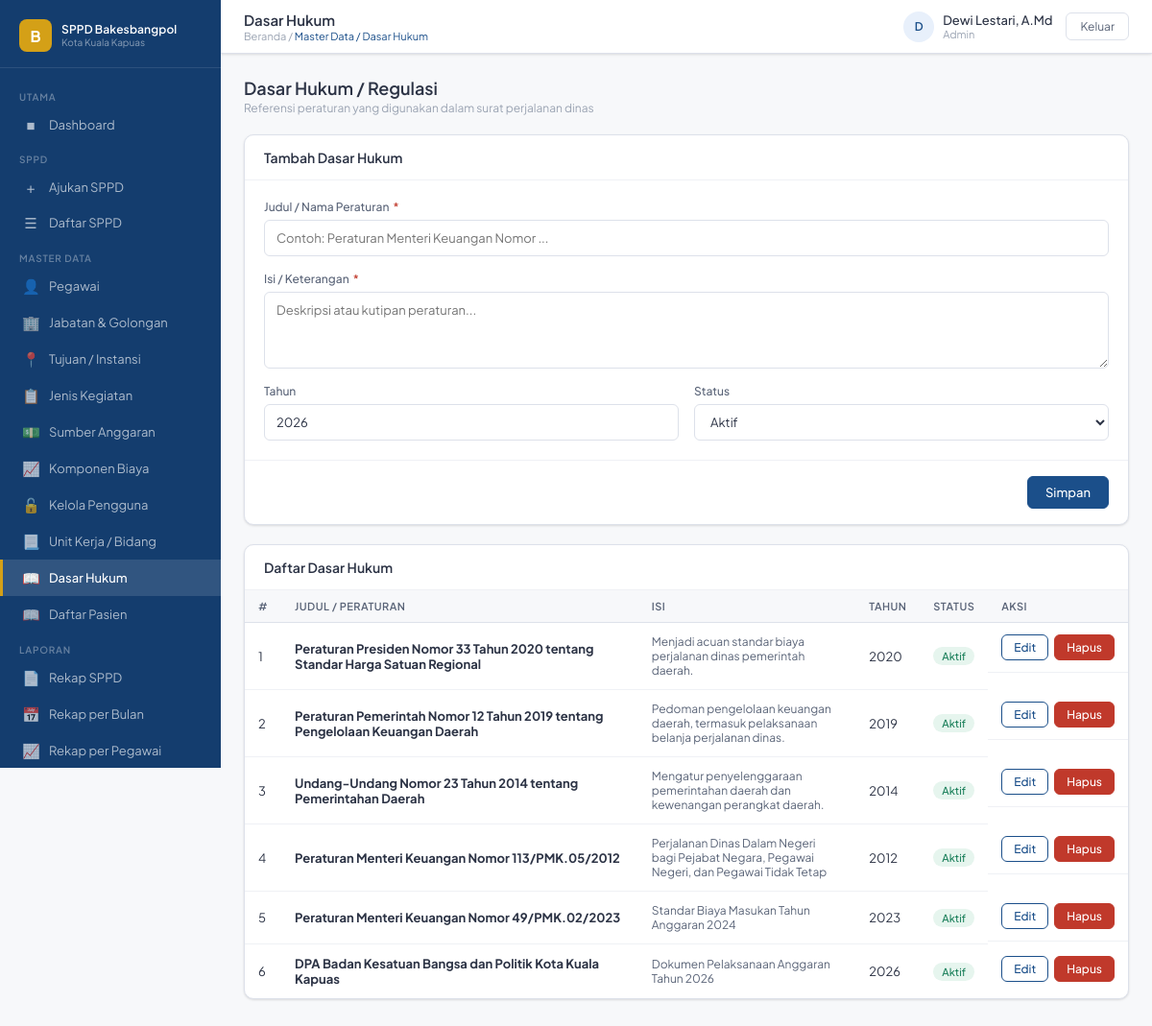
Page /pages/master/dasar_hukum.php (signed in) on the committed database.
### tables this page shows
CREATE TABLE `tb_dasar_hukum` (
  `id_dasar` int(11) NOT NULL,
  `judul` varchar(200) NOT NULL,
  `isi` text NOT NULL,
  `tahun` year(4) DEFAULT NULL,
  `status` enum('aktif','nonaktif') DEFAULT 'aktif',
  `urutan` int(11) DEFAULT 0
);

### pages/master/dasar_hukum.php (the view, shortened to what this page needs)
<?php
require_once '../../config/koneksi.php';
require_once '../../includes/header.php';
$conn->query("CREATE TABLE IF NOT EXISTS tb_dasar_hukum (
    id_dasar INT AUTO_INCREMENT PRIMARY KEY,
    judul VARCHAR(200) NOT NULL,
    isi TEXT NOT NULL,
    tahun YEAR DEFAULT NULL,
    status ENUM('aktif','nonaktif') DEFAULT 'aktif',
    urutan INT DEFAULT 0
) ENGINE=InnoDB");
$edit = null;
$data = $conn->query("
    SELECT *
    FROM tb_dasar_hukum
    ORDER BY urutan, tahun DESC
");
?>
<div class="page-head">
    <div>
        <h2>Dasar Hukum / Regulasi</h2>
        <p>Referensi peraturan yang digunakan dalam surat perjalanan dinas</p>
    </div>
</div>
<div class="card">
    <div class="card-header">
        <div class="card-title">
            <?= $edit ? 'Edit' : 'Tambah' ?> Dasar Hukum
        </div>
    </div>
    <form method="POST">
        <div class="card-body">
            <div class="form-grid">
                <div class="form-group full">
                    <label class="form-label">
                        Judul / Nama Peraturan
                        <span class="req">*</span>
                    </label>
                    <input
                        class="form-control"
                        name="judul"
                        value="<?= htmlspecialchars($edit['judul'] ?? '') ?>"
                        placeholder="Contoh: Peraturan Menteri Keuangan Nomor ..."
                        required
                    >
                </div>
                <div class="form-group full">
                    <label class="form-label">
                        Isi / Keterangan
                        <span class="req">*</span>
                    </label>
                    <textarea
                        class="form-control"
                        name="isi"
                        rows="3"
                        placeholder="Deskripsi atau kutipan peraturan..."
                        required
                    ><?= htmlspecialchars($edit['isi'] ?? '') ?></textarea>
                </div>
                <div class="form-group">
                    <label class="form-label">Tahun</label>
                    <input
                        class="form-control"
                        type="number"
                        name="tahun"
                        value="<?= $edit['tahun'] ?? date('Y') ?>"
                        min="2000"
                        max="2030"
                    >
                </div>
                <div class="form-group">
                    <label class="form-label">Status</label>
                    <select class="form-control" name="status">
                        <option value="aktif" <?= ($edit['status'] ?? '') === 'aktif' ? 'selected' : '' ?>>
                            Aktif
                        </option>
                    </select>
                </div>
            </div>
        </div>
        <div class="form-footer">
            <button type="submit" class="btn btn-primary">
                Simpan
            </button>
        </div>
    </form>
</div>
<div class="card">
    <div class="card-header">
        <div class="card-title">
            Daftar Dasar Hukum
        </div>
    </div>
    <div class="table-wrap">
        <table>
            <thead>
                <tr>
                    <th>#</th>
                    <th>Judul / Peraturan</th>
                    <th>Isi</th>
                    <th>Tahun</th>
                    <th>Status</th>
                    <th>Aksi</th>
                </tr>
            </thead>
            <tbody>
                <?php
                $no = 1;
                while ($r = $data->fetch_assoc()) :
                ?>
                    <tr>
                        <td><?= $no++ ?></td>
                        <td>
                            <strong><?= htmlspecialchars($r['judul']) ?></strong>
                        </td>
                        <td style="max-width:300px;font-size:12px;color:var(--gray-600)">
                            <?= htmlspecialchars(mb_substr($r['isi'], 0, 100)) ?>
                        </td>
                        <td>
                            <?= $r['tahun'] ?: '—' ?>
                        </td>
                        <td>
                            <span class="badge badge-<?= $r['status'] === 'aktif' ? 'green' : 'gray' ?>">
                                <?= ucfirst($r['status']) ?>
                            </span>
                        </td>
                        <td style="display:flex;gap:6px">
                            <a
                                href="?edit=<?= $r['id_dasar'] ?>"
                                class="btn btn-outline btn-sm"
                            >
                                Edit
                            </a>
                            <a
                                href="?hapus=<?= $r['id_dasar'] ?>"
                                class="btn btn-danger btn-sm"
                                onclick="return confirm('Hapus dasar hukum ini?')"
                            >
                                Hapus
                            </a>
                        </td>
                    </tr>
                <?php endwhile; ?>
            </tbody>
        </table>
    </div>
</div>
<?php require_once '../../includes/footer.php'; ?>

### assets/css/style.css (style rules this page uses)
:root { --primary: #1B4F8A; --primary-dk: #143D6E; --primary-lt: #E8F0FB; --accent: #D4A017; --success: #1A7F5A; --success-lt: #E6F5EE; --danger: #C0392B; --danger-lt: #FDECEA; --warning: #B7770D; --warning-lt: #FEF6E4; --gray-50: #F7F8FA; --gray-100: #EFF1F5; --gray-200: #DDE1EA; --gray-400: #9AA3B2; --gray-600: #5A6478; --gray-800: #2C3345; --white: #FFFFFF; --sidebar-w: 230px; --topbar-h: 56px; --radius: 10px; --radius-sm: 6px; --shadow: 0 1px 3px rgba(0,0,0,.08), 0 1px 2px rgba(0,0,0,.05); --shadow-md: 0 4px 12px rgba(0,0,0,.10); --font: 'Plus Jakarta Sans', sans-serif; }
*, *::before, *::after { box-sizing: border-box; margin: 0; padding: 0; }
body { font-family: var(--font); font-size: 14px; color: var(--gray-800); background: var(--gray-50); }
a { text-decoration: none; color: inherit; }
input, select, textarea, button { font-family: var(--font); }
.page-head { display: flex; align-items: center; justify-content: space-between; margin-bottom: 20px; }
.page-head h2 { font-size: 18px; font-weight: 600; color: var(--gray-800); }
.page-head p { font-size: 12px; color: var(--gray-400); margin-top: 2px; }
.card { background: var(--white); border-radius: var(--radius); border: 1px solid var(--gray-200); box-shadow: var(--shadow); margin-bottom: 20px; }
.card-header { padding: 14px 20px; border-bottom: 1px solid var(--gray-100); display: flex; align-items: center; justify-content: space-between; }
.card-title { font-size: 14px; font-weight: 600; color: var(--gray-800); }
.card-body { padding: 20px; }
.btn { display: inline-flex; align-items: center; gap: 6px; padding: 8px 18px; border-radius: var(--radius-sm); font-size: 13px; font-weight: 500; cursor: pointer; border: 1px solid transparent; transition: all .15s; }
.btn-primary { background: var(--primary); color: var(--white); border-color: var(--primary); }
.btn-danger { background: var(--danger); color: var(--white); border-color: var(--danger); }
.btn-sm { padding: 5px 12px; font-size: 12px; }
.btn-outline { background: transparent; color: var(--primary); border-color: var(--primary); }
.form-grid { display: grid; grid-template-columns: 1fr 1fr; gap: 16px; }
.form-group { display: flex; flex-direction: column; gap: 6px; }
.form-group.full { grid-column: 1 / -1; }
.form-label { font-size: 12px; font-weight: 500; color: var(--gray-600); }
.form-label .req { color: var(--danger); margin-left: 2px; }
.form-control { height: 38px; border: 1px solid var(--gray-200); border-radius: var(--radius-sm); padding: 0 12px; font-size: 13px; color: var(--gray-800); background: var(--white); transition: border-color .15s; }
textarea.form-control { height: auto; min-height: 80px; padding: 10px 12px; resize: vertical; }
select.form-control { cursor: pointer; }
.form-footer { padding: 16px 20px; border-top: 1px solid var(--gray-100); display: flex; align-items: center; justify-content: flex-end; gap: 10px; }
.table-wrap { overflow-x: auto; }
table { width: 100%; border-collapse: collapse; }
thead tr { background: var(--gray-50); }
th { padding: 10px 14px; font-size: 11px; font-weight: 600; color: var(--gray-600); text-align: left; letter-spacing: .04em; text-transform: uppercase; border-bottom: 1px solid var(--gray-200); white-space: nowrap; }
td { padding: 12px 14px; font-size: 13px; color: var(--gray-800); border-bottom: 1px solid var(--gray-100); vertical-align: middle; }
tr:last-child td { border-bottom: none; }
.badge { display: inline-flex; align-items: center; gap: 4px; padding: 3px 9px; border-radius: 99px; font-size: 11px; font-weight: 500; }
.badge-green { background: var(--success-lt); color: var(--success); }

### rows in the picture
tb_dasar_hukum: judul "Peraturan Presiden Nomor 33 Tahun 2020 tentang Standar Harga Satuan Regional", isi "Menjadi acuan standar biaya perjalanan dinas pemerintah daerah.", tahun "2020", status "Aktif"
tb_dasar_hukum: judul "Peraturan Pemerintah Nomor 12 Tahun 2019 tentang Pengelolaan Keuangan Daerah", isi "Pedoman pengelolaan keuangan daerah, termasuk pelaksanaan belanja perjalanan dinas.", tahun "2019", status "Aktif"
tb_dasar_hukum: judul "Undang-Undang Nomor 23 Tahun 2014 tentang Pemerintahan Daerah", isi "Mengatur penyelenggaraan pemerintahan daerah dan kewenangan perangkat daerah.", tahun "2014", status "Aktif"
tb_dasar_hukum: judul "Peraturan Menteri Keuangan Nomor 113/PMK.05/2012", isi "Perjalanan Dinas Dalam Negeri bagi Pejabat Negara, Pegawai Negeri, dan Pegawai Tidak Tetap", tahun "2012", status "Aktif"
tb_dasar_hukum: judul "Peraturan Menteri Keuangan Nomor 49/PMK.02/2023", isi "Standar Biaya Masukan Tahun Anggaran 2024", tahun "2023", status "Aktif"
tb_dasar_hukum: judul "DPA Badan Kesatuan Bangsa dan Politik Kota Kuala Kapuas", isi "Dokumen Pelaksanaan Anggaran Tahun 2026", tahun "2026", status "Aktif"

### other values in the picture
$halaman "Dasar Hukum"
$sub_judul "Master Data / Dasar Hukum"
$inisial "D"
$nama "Dewi Lestari, A.Md"
$role "Admin"
